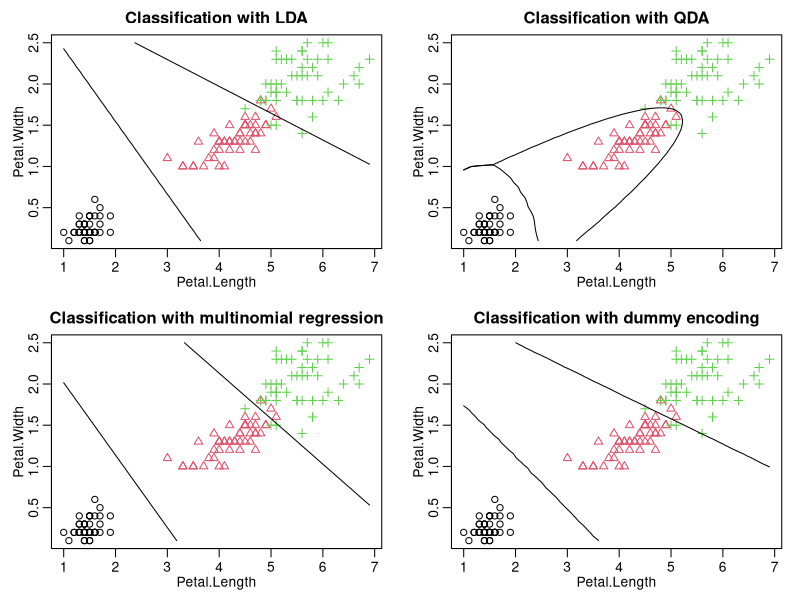

Generate this figure with R:
## Code Skeleton for Series 8, task 1

## Read in dataset, load package
Iris <- iris[,c("Petal.Length", "Petal.Width", "Species")]
grIris <- as.integer(Iris[, "Species"])

library(MASS) # lda(), qda()
library(nnet) # multinom()

predplot <- function(object, x, gr = grIris, main = "", lines.only = FALSE,
                     len = 42, colcont = "black", method, ...)
{
  ##  gr : the true grouping/class vector
  all.methods <- c("LDA", "QDA", "multinom", "dummy")
  if (!(method %in% all.methods)) stop("Illegal method: ", method)
  stopifnot(length(gr) == nrow(x))
  xp <- seq(min(x[, 1]), max(x[, 1]), length = len)
  yp <- seq(min(x[, 2]), max(x[, 2]), length = len)
  grid <- expand.grid(xp, yp)
  colnames(grid) <- colnames(x)[-3]
  if(!lines.only) # for all methods:
      plot(x[,1], x[,2], col = gr, pch = gr,
           main = main, xlab = colnames(x)[1], ylab = colnames(x)[2])
  if (method %in% c("LDA", "QDA")) {
    Z <- predict(object, grid, ...)
    ZP <- Z$post
  } else if (method == "multinom") {
    ZP <- predict(object, newdata = grid, type = "probs")
  } else { ## method  "dummy" :
    ## object is list with 3 elements [[1]] .. [[3]
    ## take these fits as *columns* of matrix ZP[ , ] :
    ZP <- cbind(
        fit.1 = predict(object[[1]], newdata = grid, type = "response"),
        fit.2 = predict(object[[2]], newdata = grid, type = "response"),
        fit.3 = predict(object[[3]], newdata = grid, type = "response"))
  }
  ## for all methods:
  zp <- ZP[, 3] - pmax(ZP[, 2], ZP[, 1])
  contour(xp, yp, matrix(zp, len),
          add = TRUE, levels = 0, drawlabels = FALSE, col = colcont)
  zp <- ZP[, 1] - pmax(ZP[, 2], ZP[, 3])
  contour(xp, yp, matrix(zp, len),
          add = TRUE, levels = 0, drawlabels = FALSE, col = colcont)
}

par(mfrow = c(2, 2), ## the following are not needed, but "nice":
    mar = .1 + c(3,3,2,1), mgp = c(1.5, 0.6, 0))

## Use function lda() to fit data
class_lda <- lda(x = Iris[, c("Petal.Length", "Petal.Width")], grouping = Iris[, "Species"])

## Use function predplot() to plot the boundaries
predplot(class_lda, Iris, main = "Classification with LDA", method ="LDA")

## Use function qda() to fit data
class_qda <- qda(x = Iris[ ,c("Petal.Length", "Petal.Width")], grouping = Iris[, "Species"])

## Use function predplot() to plot the boundaries
predplot(class_qda, Iris, main = "Classification with QDA", method = "QDA")

## task a)

## Use function multinom to fit data => multionmial logistic regression
class_multinom <- multinom(formula = Species ~ Petal.Length + Petal.Width, data = Iris)

## Use function predplot to plot the boundaries
predplot(class_multinom, x = Iris, main = "Classification with multinomial regression", method = "multinom")

## task b)

## define first dummy encoding
Iris1 <- Iris
levels(Iris1$Species) <- c("setosa", "not", "not")
Iris1$Species <- relevel(Iris1$Species, ref = "not")
## fit model
fit.1 <- glm(formula = Species ~ ., data = Iris1, family = "binomial")

## define second dummy encoding
Iris2 <- Iris
levels(Iris2$Species) <- c("not", "versicolor", "not")
Iris2$Species <- relevel(Iris2$Species, ref = "not")
## fit model
fit.2 <- glm(formula = Species ~ ., data = Iris2, family = "binomial")

## define third dummy encoding
Iris3 <- Iris
levels(Iris3$Species) <- c("not", "not", "virginica")
Iris3$Species <- relevel(Iris3$Species, ref = "not")
## fit model
fit.3 <- glm(formula = Species ~ ., data = Iris3, family = "binomial")

## Use function predplot() to plot the boundaries
## check the function definition to find the right arguments
predplot(list(fit.1, fit.2, fit.3), x = Iris,
         main = "Classification with dummy encoding", method = "dummy")
